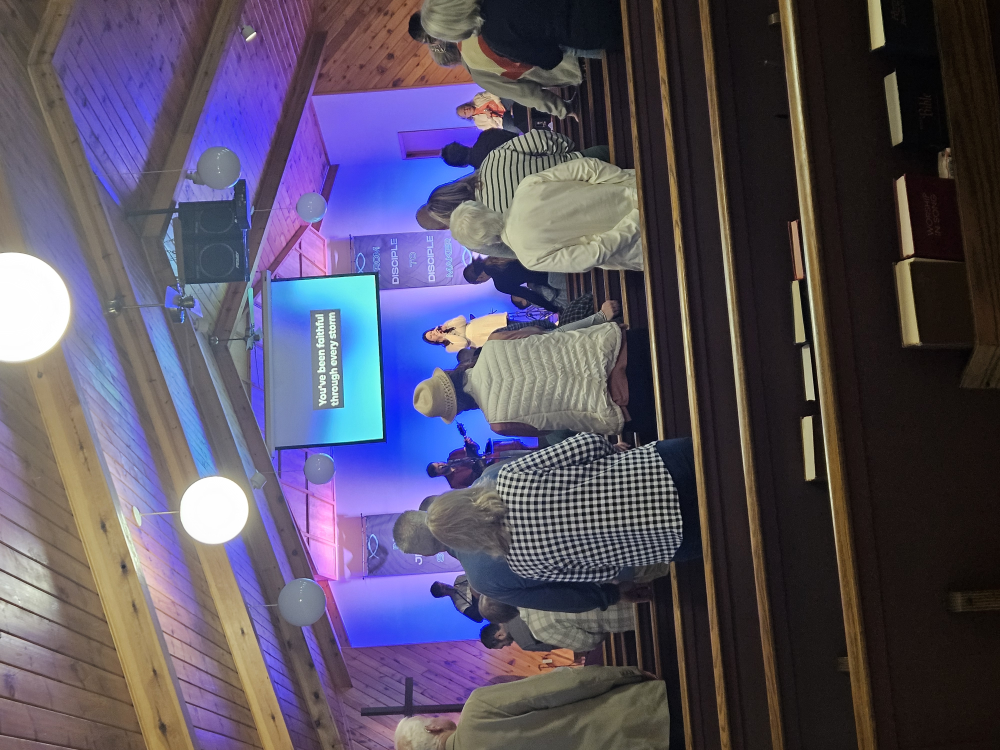
#> input picture assets/photos/20261101_100834.jpg, 4000 x 3000 px (shown at 1/4 size); its folder holds only this picture in this run
$ python optimize_photos.py
#> lines starting #> are read from the running program, lines starting #| are printed output that depends on the picture
"""Export web-sized copies of the photos in assets/photos into assets/photos/web.

Usage:  python3 tools/optimize_photos.py

Each source photo is rotated upright (phone photos store rotation in EXIF),
then saved at 1200px and 2400px on the long edge as progressive JPEGs.
Add new photos to NAMES to give them a readable file name; anything not
listed keeps its original name.
"""

from pathlib import Path

from PIL import Image, ImageOps

ROOT = Path(__file__).resolve().parent.parent
SRC = ROOT / "assets" / "photos"
OUT = SRC / "web"
SIZES = (1200, 2400)
QUALITY = 78

NAMES = {
    "20261101_100834": "congregation",
    "20261101_100919": "worship-leader",
    "20261101_100927": "worship-band-wide",
    "20261101_100937": "worship-team",
    "20261101_101000": "worship-praise",
    "20261101_101006": "guitars-cross",
    "20261101_101049": "worship-band",
    "20261101_102424": "pastor-sanctuary",
    "20261101_102526": "pastor-preaching",
    "20261101_102812": "pastor-teaching",
    "20261101_102814": "pastor-teaching-2",
    "20261101_102851": "sound-booth",
    "470858530_612901571299210_6765702893040033524_n": "church-building",
    "475991943_609268375146342_1187231633562537095_n": "carnival-treats",
    "476164906_609268488479664_6027034638163266456_n": "family-photo-booth",
    "476193396_609269515146228_2225422041720122199_n": "carnival-hall",
    "476422455_609268395146340_1742490064626417126_n": "carnival-volunteers",
    "516689343_723543210385524_1917573226992277982_n": "kids-lunch",
    "517577109_723543220385523_7639853102106456060_n": "kids-group",
    "517691684_723543183718860_8919971543345532951_n": "kids-lawn",
    "518067446_723543077052204_1471887593384089850_n": "fellowship-lunch",
    "518139972_723543260385519_4016443014077682545_n": "kids-balloons",
    "518220592_723543140385531_89057007124399907_n": "kids-science",
    "518365478_723543240385521_6517226495670636962_n": "kids-activity",
}


def export(path: Path) -> None:
    slug = NAMES.get(path.stem, path.stem)
    with Image.open(path) as im:
#> im is the input picture: PIL image 4000x3000 RGB; mean R, G, B 87.5, 80.8, 99
        im = ImageOps.exif_transpose(im).convert("RGB")
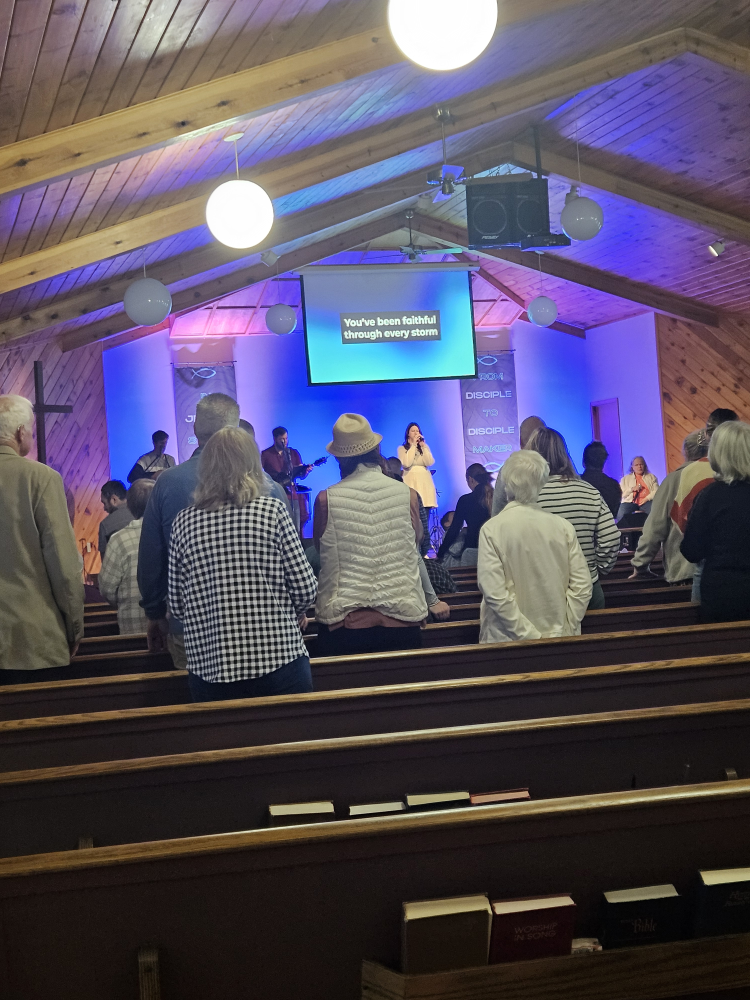
#> im: PIL image 3000x4000 RGB (shown at 1/4 size); mean R, G, B 87.5, 80.8, 99
        for size in SIZES:
            if size != SIZES[0] and max(im.size) <= SIZES[0]:
                continue
            copy = im.copy()
            copy.thumbnail((size, size), Image.LANCZOS)
            dest = OUT / f"{slug}-{size}.jpg"
            copy.save(dest, "JPEG", quality=QUALITY, optimize=True, progressive=True)
            print(f"{dest.relative_to(ROOT)}  {copy.width}x{copy.height}  {dest.stat().st_size // 1024} KB")


def main() -> None:
    OUT.mkdir(exist_ok=True)
    for path in sorted(SRC.glob("*.jpg")):
        export(path)


if __name__ == "__main__":
    main()

$ run again, on assets/photos/20261101_101000.jpg
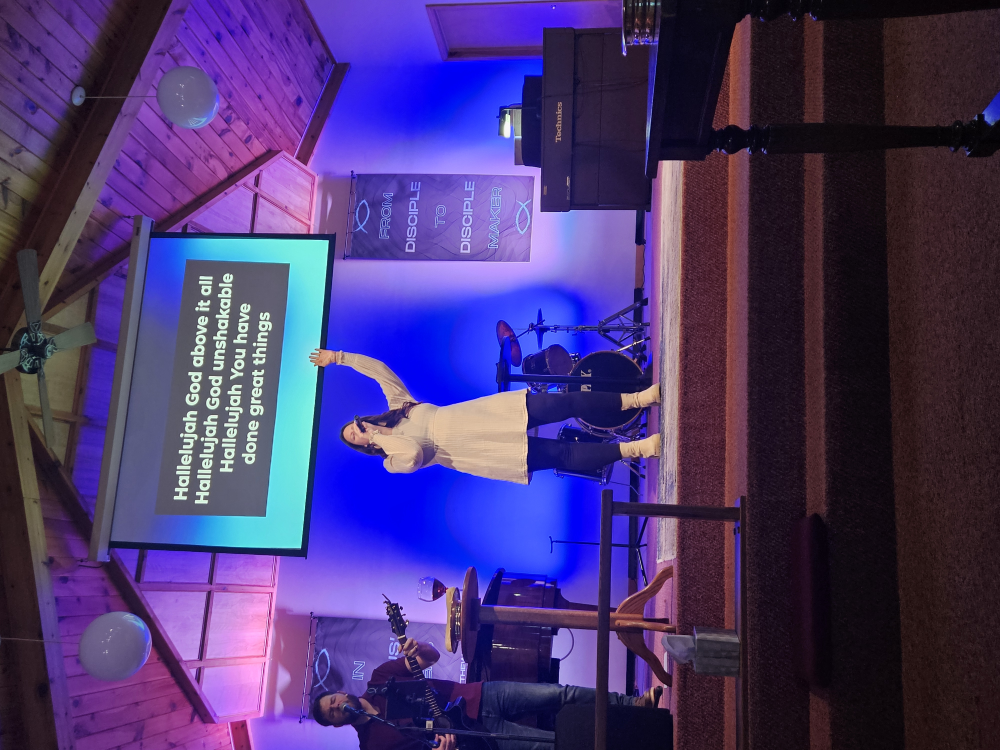
#> input picture assets/photos/20261101_101000.jpg, 4000 x 3000 px (shown at 1/4 size)
#> in export, im is the input picture: PIL image 4000x3000 RGB; mean R, G, B 72.8, 54.9, 113.3
#> in export, `im = ImageOps.exif_transpose(im).convert("RGB")`:
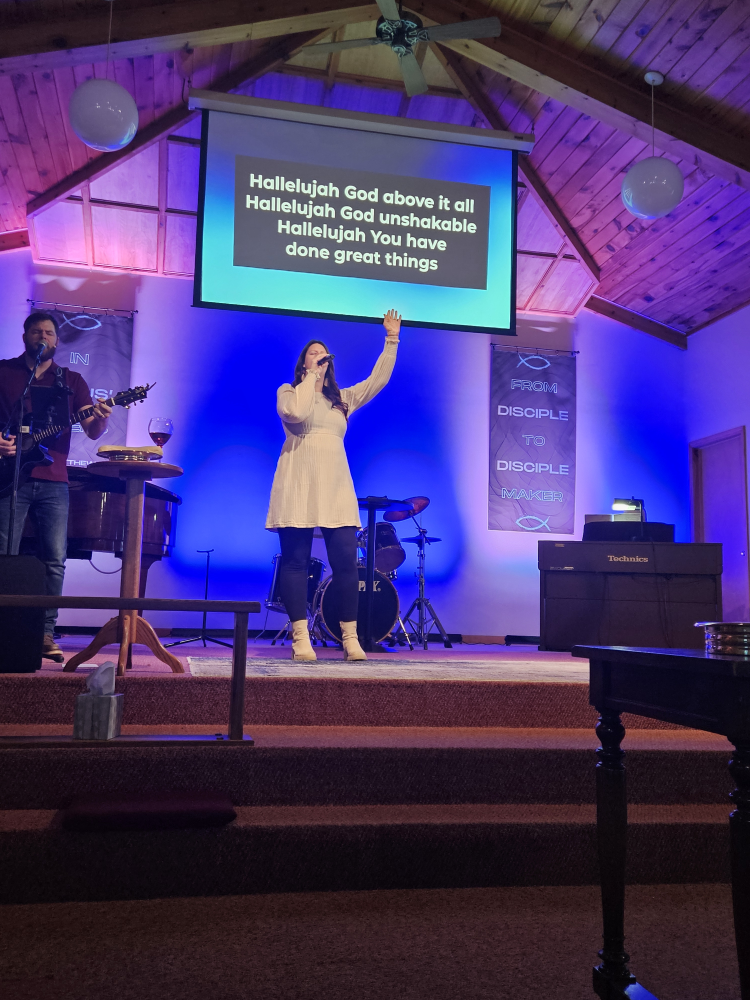
#> im: PIL image 3000x4000 RGB (shown at 1/4 size); mean R, G, B 72.8, 54.9, 113.3
